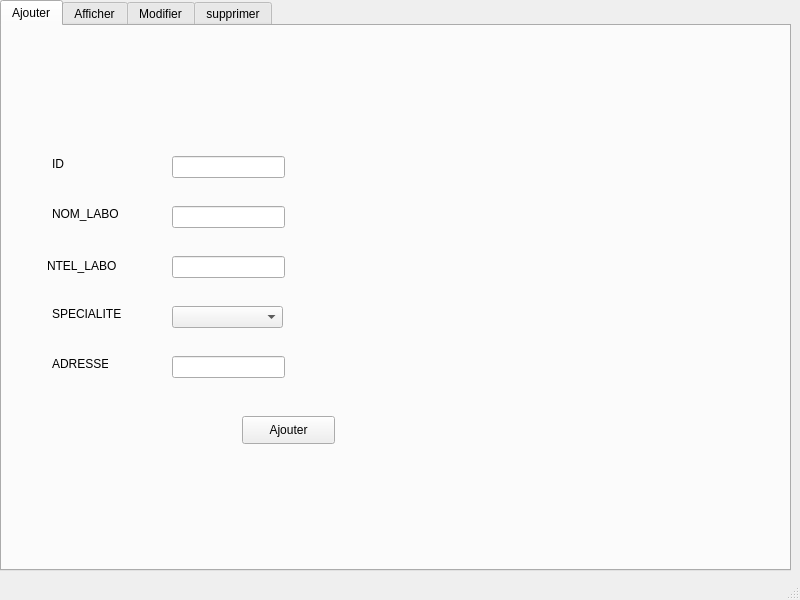
<?xml version="1.0" encoding="UTF-8"?>
<ui version="4.0">
 <class>MainWindow</class>
 <widget class="QMainWindow" name="MainWindow">
  <property name="geometry">
   <rect>
    <x>0</x>
    <y>0</y>
    <width>800</width>
    <height>600</height>
   </rect>
  </property>
  <property name="windowTitle">
   <string>MainWindow</string>
  </property>
  <widget class="QWidget" name="centralwidget">
   <widget class="QTabWidget" name="tabWidget">
    <property name="geometry">
     <rect>
      <x>0</x>
      <y>0</y>
      <width>791</width>
      <height>571</height>
     </rect>
    </property>
    <property name="currentIndex">
     <number>0</number>
    </property>
    <widget class="QWidget" name="tab">
     <attribute name="title">
      <string>Ajouter</string>
     </attribute>
     <widget class="QLineEdit" name="lineEdit_id">
      <property name="geometry">
       <rect>
        <x>170</x>
        <y>130</y>
        <width>113</width>
        <height>22</height>
       </rect>
      </property>
     </widget>
     <widget class="QLineEdit" name="lineEdit_nom">
      <property name="geometry">
       <rect>
        <x>170</x>
        <y>180</y>
        <width>113</width>
        <height>22</height>
       </rect>
      </property>
     </widget>
     <widget class="QLineEdit" name="lineEdit_ntel">
      <property name="geometry">
       <rect>
        <x>170</x>
        <y>230</y>
        <width>113</width>
        <height>22</height>
       </rect>
      </property>
     </widget>
     <widget class="QLineEdit" name="lineEdit_ad">
      <property name="geometry">
       <rect>
        <x>170</x>
        <y>330</y>
        <width>113</width>
        <height>22</height>
       </rect>
      </property>
     </widget>
     <widget class="QLabel" name="label">
      <property name="geometry">
       <rect>
        <x>50</x>
        <y>130</y>
        <width>56</width>
        <height>16</height>
       </rect>
      </property>
      <property name="text">
       <string>ID</string>
      </property>
     </widget>
     <widget class="QLabel" name="label_2">
      <property name="geometry">
       <rect>
        <x>50</x>
        <y>330</y>
        <width>56</width>
        <height>16</height>
       </rect>
      </property>
      <property name="text">
       <string>ADRESSE</string>
      </property>
     </widget>
     <widget class="QLabel" name="label_3">
      <property name="geometry">
       <rect>
        <x>50</x>
        <y>280</y>
        <width>71</width>
        <height>16</height>
       </rect>
      </property>
      <property name="text">
       <string>SPECIALITE</string>
      </property>
     </widget>
     <widget class="QLabel" name="label_4">
      <property name="geometry">
       <rect>
        <x>45</x>
        <y>230</y>
        <width>81</width>
        <height>20</height>
       </rect>
      </property>
      <property name="text">
       <string>NTEL_LABO</string>
      </property>
     </widget>
     <widget class="QLabel" name="label_5">
      <property name="geometry">
       <rect>
        <x>50</x>
        <y>180</y>
        <width>71</width>
        <height>16</height>
       </rect>
      </property>
      <property name="text">
       <string>NOM_LABO</string>
      </property>
     </widget>
     <widget class="QPushButton" name="pushButton">
      <property name="geometry">
       <rect>
        <x>240</x>
        <y>390</y>
        <width>93</width>
        <height>28</height>
       </rect>
      </property>
      <property name="text">
       <string>Ajouter</string>
      </property>
     </widget>
     <widget class="QComboBox" name="comboBox">
      <property name="geometry">
       <rect>
        <x>170</x>
        <y>280</y>
        <width>111</width>
        <height>22</height>
       </rect>
      </property>
      <item>
       <property name="text">
        <string/>
       </property>
      </item>
      <item>
       <property name="text">
        <string>s1</string>
       </property>
      </item>
      <item>
       <property name="text">
        <string>s2</string>
       </property>
      </item>
      <item>
       <property name="text">
        <string>s3</string>
       </property>
      </item>
     </widget>
    </widget>
    <widget class="QWidget" name="tab_3">
     <attribute name="title">
      <string>Afficher</string>
     </attribute>
     <widget class="QTableView" name="tableView">
      <property name="geometry">
       <rect>
        <x>20</x>
        <y>30</y>
        <width>751</width>
        <height>481</height>
       </rect>
      </property>
     </widget>
    </widget>
    <widget class="QWidget" name="tab_2">
     <attribute name="title">
      <string>Modifier</string>
     </attribute>
     <widget class="QComboBox" name="comboBox_3">
      <property name="geometry">
       <rect>
        <x>380</x>
        <y>280</y>
        <width>111</width>
        <height>22</height>
       </rect>
      </property>
      <item>
       <property name="text">
        <string/>
       </property>
      </item>
      <item>
       <property name="text">
        <string>s1</string>
       </property>
      </item>
      <item>
       <property name="text">
        <string>s2</string>
       </property>
      </item>
      <item>
       <property name="text">
        <string>s3</string>
       </property>
      </item>
     </widget>
     <widget class="QLineEdit" name="lineEdit_ntel_3">
      <property name="geometry">
       <rect>
        <x>265</x>
        <y>230</y>
        <width>113</width>
        <height>22</height>
       </rect>
      </property>
     </widget>
     <widget class="QLineEdit" name="lineEdit_nom_3">
      <property name="geometry">
       <rect>
        <x>265</x>
        <y>180</y>
        <width>113</width>
        <height>22</height>
       </rect>
      </property>
     </widget>
     <widget class="QLabel" name="label_13">
      <property name="geometry">
       <rect>
        <x>145</x>
        <y>180</y>
        <width>71</width>
        <height>16</height>
       </rect>
      </property>
      <property name="text">
       <string>NOM_LABO</string>
      </property>
     </widget>
     <widget class="QLabel" name="label_14">
      <property name="geometry">
       <rect>
        <x>145</x>
        <y>280</y>
        <width>71</width>
        <height>16</height>
       </rect>
      </property>
      <property name="text">
       <string>SPECIALITE</string>
      </property>
     </widget>
     <widget class="QLineEdit" name="lineEdit_ad_3">
      <property name="geometry">
       <rect>
        <x>265</x>
        <y>330</y>
        <width>113</width>
        <height>22</height>
       </rect>
      </property>
     </widget>
     <widget class="QLabel" name="label_15">
      <property name="geometry">
       <rect>
        <x>145</x>
        <y>130</y>
        <width>56</width>
        <height>16</height>
       </rect>
      </property>
      <property name="text">
       <string>ID</string>
      </property>
     </widget>
     <widget class="QLabel" name="label_16">
      <property name="geometry">
       <rect>
        <x>145</x>
        <y>330</y>
        <width>56</width>
        <height>16</height>
       </rect>
      </property>
      <property name="text">
       <string>ADRESSE</string>
      </property>
     </widget>
     <widget class="QLabel" name="label_17">
      <property name="geometry">
       <rect>
        <x>140</x>
        <y>230</y>
        <width>81</width>
        <height>20</height>
       </rect>
      </property>
      <property name="text">
       <string>NTEL_LABO</string>
      </property>
     </widget>
     <widget class="QComboBox" name="comboBox_4">
      <property name="geometry">
       <rect>
        <x>230</x>
        <y>130</y>
        <width>171</width>
        <height>22</height>
       </rect>
      </property>
     </widget>
     <widget class="QPushButton" name="modifier">
      <property name="geometry">
       <rect>
        <x>310</x>
        <y>410</y>
        <width>93</width>
        <height>28</height>
       </rect>
      </property>
      <property name="text">
       <string>Modifier</string>
      </property>
     </widget>
     <widget class="QLineEdit" name="lineEdit_sp_4">
      <property name="geometry">
       <rect>
        <x>260</x>
        <y>280</y>
        <width>113</width>
        <height>22</height>
       </rect>
      </property>
     </widget>
    </widget>
    <widget class="QWidget" name="tab_4">
     <attribute name="title">
      <string>supprimer</string>
     </attribute>
     <widget class="QLabel" name="label_6">
      <property name="geometry">
       <rect>
        <x>70</x>
        <y>280</y>
        <width>56</width>
        <height>16</height>
       </rect>
      </property>
      <property name="text">
       <string>ID</string>
      </property>
     </widget>
     <widget class="QPushButton" name="Supprimer">
      <property name="geometry">
       <rect>
        <x>190</x>
        <y>320</y>
        <width>93</width>
        <height>28</height>
       </rect>
      </property>
      <property name="text">
       <string>Supprimer</string>
      </property>
     </widget>
     <widget class="QComboBox" name="comboBox_5">
      <property name="geometry">
       <rect>
        <x>140</x>
        <y>280</y>
        <width>73</width>
        <height>22</height>
       </rect>
      </property>
      <item>
       <property name="text">
        <string/>
       </property>
      </item>
     </widget>
    </widget>
   </widget>
  </widget>
  <widget class="QMenuBar" name="menubar">
   <property name="geometry">
    <rect>
     <x>0</x>
     <y>0</y>
     <width>800</width>
     <height>26</height>
    </rect>
   </property>
  </widget>
  <widget class="QStatusBar" name="statusbar"/>
 </widget>
 <resources/>
 <connections/>
</ui>
